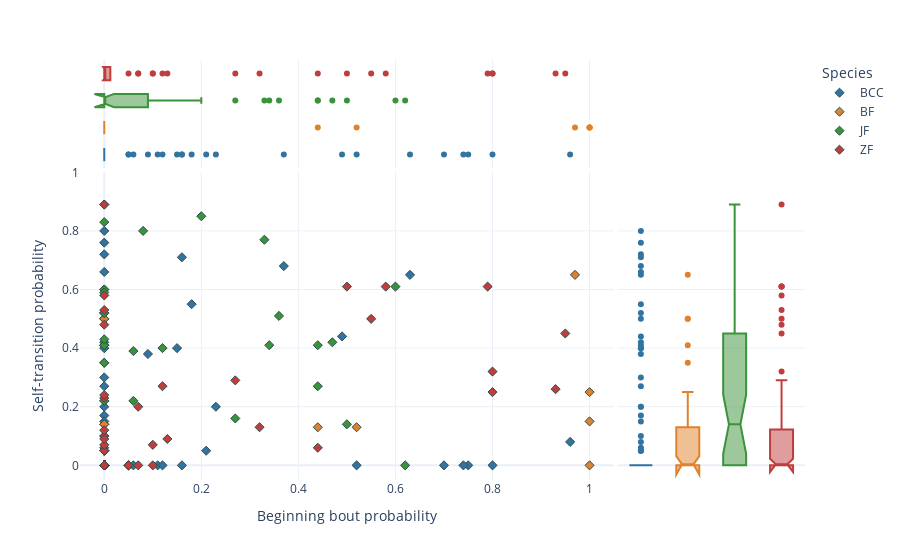

Here is the notebook cell this chart was saved with:
### Code cell
from IPython.display import Image

fig = px.scatter(data, x="Beginning bout probability", y="Self-transition probability", template="plotly_white",
    color="Species", marginal_x="box", marginal_y="box", range_x=[-0.05, 1.05], range_y=[-0.05, 1], color_discrete_sequence = ["#3274a1", "#e1812c", "#3a923a", "#c03d3e"])

fig.update_traces(
    marker=dict(size=7, symbol="diamond", line=dict(width=1, color="DarkSlateGrey")),
    selector=dict(mode="markers"),)

#fig.write_image("Start-Self trans.png")
img_bytes = fig.to_image(format="png", width=1200, height=1200, scale=5)
Image(img_bytes)

#fig.write_image("15 Start-Self trans prob marginal boxplot.png")

fig.show()

### Figure 1 — Plotly figure (JSON) as saved in the notebook; plotly's stock layout.template omitted (floating-point values rounded to 4 significant figures)
{"data": [{"hovertemplate": "Species=BCC<br>Beginning bout probability=%{x}<br>Self-transition probability=%{y}<extra></extra>", "legendgroup": "BCC", "marker": {"color": "#3274a1", "line": {"color": "DarkSlateGrey", "width": 1}, "size": 7, "symbol": "diamond"}, "mode": "markers", "name": "BCC", "orientation": "v", "showlegend": true, "type": "scatter", "x": [0, 0.8, 0, 0, 0, 0, 0, 0, 0, 0, 0, 0, 0, 0, 0, 0.05, 0, 0, 0.15, 0, 0.05, 0.21, 0.63, 0, 0, 0, 0, 0, 0, 0, 0, 0, 0, 0.11, 0, 0, 0.12, 0.37, 0.49, 0, 0, 0, 0, 0, 0, 0, 0, 0, 0.96, 0, 0, 0, 0, 0, 0, 0, 0, 0, 0, 0, 0, 0, 0, 0, 0.16, 0.06, 0.52, 0.16, 0, 0, 0, 0, 0, 0, 0, 0, 0, 0, 0, 0, 0, 0, 0.75, 0, 0, 0, 0, 0, 0, 0, 0, 0, 0, 0, 0, 0, 0, 0.18, 0, 0.74, 0, 0, 0, 0, 0, 0, 0, 0.23, 0, 0, 0.09, 0.7, 0, 0, 0, 0, 0, 0, 0, 0, 0], "xaxis": "x", "y": [0, 0, 0, 0, 0, 0, 0, 0, 0, 0, 0, 0, 0, 0, 0, 0, 0, 0.41, 0.4, 0, 0, 0.05, 0.65, 0, 0, 0, 0, 0, 0, 0, 0, 0, 0, 0, 0, 0, 0, 0.68, 0.44, 0, 0.06, 0.17, 0, 0, 0.4, 0, 0.76, 0, 0.08, 0, 0, 0, 0, 0, 0, 0, 0.15, 0.72, 0, 0, 0.8, 0, 0, 0, 0.71, 0, 0, 0, 0.5, 0, 0, 0, 0.66, 0, 0, 0, 0, 0, 0, 0, 0, 0, 0, 0, 0, 0, 0.05, 0, 0, 0, 0, 0, 0, 0, 0, 0, 0, 0.55, 0, 0, 0, 0, 0, 0, 0, 0, 0.05, 0.2, 0, 0, 0.38, 0, 0, 0.42, 0.3, 0.1, 0.2, 0.27, 0, 0, 0.52], "yaxis": "y"}, {"alignmentgroup": "True", "hovertemplate": "Species=BCC<br>Beginning bout probability=%{x}<extra></extra>", "legendgroup": "BCC", "marker": {"color": "#3274a1", "symbol": "circle"}, "name": "BCC", "notched": true, "offsetgroup": "BCC", "showlegend": false, "type": "box", "x": [0, 0.8, 0, 0, 0, 0, 0, 0, 0, 0, 0, 0, 0, 0, 0, 0.05, 0, 0, 0.15, 0, 0.05, 0.21, 0.63, 0, 0, 0, 0, 0, 0, 0, 0, 0, 0, 0.11, 0, 0, 0.12, 0.37, 0.49, 0, 0, 0, 0, 0, 0, 0, 0, 0, 0.96, 0, 0, 0, 0, 0, 0, 0, 0, 0, 0, 0, 0, 0, 0, 0, 0.16, 0.06, 0.52, 0.16, 0, 0, 0, 0, 0, 0, 0, 0, 0, 0, 0, 0, 0, 0, 0.75, 0, 0, 0, 0, 0, 0, 0, 0, 0, 0, 0, 0, 0, 0, 0.18, 0, 0.74, 0, 0, 0, 0, 0, 0, 0, 0.23, 0, 0, 0.09, 0.7, 0, 0, 0, 0, 0, 0, 0, 0, 0], "xaxis": "x3", "yaxis": "y3"}, {"alignmentgroup": "True", "hovertemplate": "Species=BCC<br>Self-transition probability=%{y}<extra></extra>", "legendgroup": "BCC", "marker": {"color": "#3274a1", "symbol": "circle"}, "name": "BCC", "notched": true, "offsetgroup": "BCC", "showlegend": false, "type": "box", "xaxis": "x2", "y": [0, 0, 0, 0, 0, 0, 0, 0, 0, 0, 0, 0, 0, 0, 0, 0, 0, 0.41, 0.4, 0, 0, 0.05, 0.65, 0, 0, 0, 0, 0, 0, 0, 0, 0, 0, 0, 0, 0, 0, 0.68, 0.44, 0, 0.06, 0.17, 0, 0, 0.4, 0, 0.76, 0, 0.08, 0, 0, 0, 0, 0, 0, 0, 0.15, 0.72, 0, 0, 0.8, 0, 0, 0, 0.71, 0, 0, 0, 0.5, 0, 0, 0, 0.66, 0, 0, 0, 0, 0, 0, 0, 0, 0, 0, 0, 0, 0, 0.05, 0, 0, 0, 0, 0, 0, 0, 0, 0, 0, 0.55, 0, 0, 0, 0, 0, 0, 0, 0, 0.05, 0.2, 0, 0, 0.38, 0, 0, 0.42, 0.3, 0.1, 0.2, 0.27, 0, 0, 0.52], "yaxis": "y2"}, {"hovertemplate": "Species=BF<br>Beginning bout probability=%{x}<br>Self-transition probability=%{y}<extra></extra>", "legendgroup": "BF", "marker": {"color": "#e1812c", "line": {"color": "DarkSlateGrey", "width": 1}, "size": 7, "symbol": "diamond"}, "mode": "markers", "name": "BF", "orientation": "v", "showlegend": true, "type": "scatter", "x": [0, 1, 0, 0, 0, 0, 0, 0, 0, 0, 0.44, 0, 0.52, 0, 0, 0, 0, 0, 0, 0, 1, 0, 0, 0, 0, 0, 0, 1, 0, 0, 0, 0, 0, 0, 0, 0.97, 0, 0, 0, 0, 0, 0], "xaxis": "x", "y": [0, 0.25, 0.22, 0, 0, 0.5, 0, 0, 0, 0, 0.13, 0.14, 0.13, 0, 0, 0, 0, 0, 0, 0, 0, 0, 0, 0.35, 0, 0, 0, 0.15, 0, 0.14, 0, 0.41, 0, 0.05, 0, 0.65, 0, 0, 0.5, 0, 0, 0], "yaxis": "y"}, {"alignmentgroup": "True", "hovertemplate": "Species=BF<br>Beginning bout probability=%{x}<extra></extra>", "legendgroup": "BF", "marker": {"color": "#e1812c", "symbol": "circle"}, "name": "BF", "notched": true, "offsetgroup": "BF", "showlegend": false, "type": "box", "x": [0, 1, 0, 0, 0, 0, 0, 0, 0, 0, 0.44, 0, 0.52, 0, 0, 0, 0, 0, 0, 0, 1, 0, 0, 0, 0, 0, 0, 1, 0, 0, 0, 0, 0, 0, 0, 0.97, 0, 0, 0, 0, 0, 0], "xaxis": "x3", "yaxis": "y3"}, {"alignmentgroup": "True", "hovertemplate": "Species=BF<br>Self-transition probability=%{y}<extra></extra>", "legendgroup": "BF", "marker": {"color": "#e1812c", "symbol": "circle"}, "name": "BF", "notched": true, "offsetgroup": "BF", "showlegend": false, "type": "box", "xaxis": "x2", "y": [0, 0.25, 0.22, 0, 0, 0.5, 0, 0, 0, 0, 0.13, 0.14, 0.13, 0, 0, 0, 0, 0, 0, 0, 0, 0, 0, 0.35, 0, 0, 0, 0.15, 0, 0.14, 0, 0.41, 0, 0.05, 0, 0.65, 0, 0, 0.5, 0, 0, 0], "yaxis": "y2"}, {"hovertemplate": "Species=JF<br>Beginning bout probability=%{x}<br>Self-transition probability=%{y}<extra></extra>", "legendgroup": "JF", "marker": {"color": "#3a923a", "line": {"color": "DarkSlateGrey", "width": 1}, "size": 7, "symbol": "diamond"}, "mode": "markers", "name": "JF", "orientation": "v", "showlegend": true, "type": "scatter", "x": [0, 0.62, 0, 0, 0, 0, 0, 0.34, 0, 0.44, 0.44, 0, 0, 0, 0.06, 0.06, 0, 0, 0, 0, 0.6, 0.36, 0, 0, 0, 0, 0, 0, 0, 0.27, 0.5, 0, 0, 0, 0, 0, 0, 0.12, 0.08, 0, 0.47, 0.33, 0, 0, 0, 0, 0, 0, 0.2], "xaxis": "x", "y": [0, 0, 0, 0, 0, 0.41, 0, 0.41, 0, 0.27, 0.41, 0.05, 0.43, 0, 0.22, 0.39, 0, 0, 0, 0, 0.61, 0.51, 0.83, 0.6, 0, 0, 0.89, 0, 0, 0.16, 0.14, 0.35, 0, 0.22, 0, 0, 0.52, 0.4, 0.8, 0, 0.42, 0.77, 0.52, 0, 0.6, 0, 0.59, 0, 0.85], "yaxis": "y"}, {"alignmentgroup": "True", "hovertemplate": "Species=JF<br>Beginning bout probability=%{x}<extra></extra>", "legendgroup": "JF", "marker": {"color": "#3a923a", "symbol": "circle"}, "name": "JF", "notched": true, "offsetgroup": "JF", "showlegend": false, "type": "box", "x": [0, 0.62, 0, 0, 0, 0, 0, 0.34, 0, 0.44, 0.44, 0, 0, 0, 0.06, 0.06, 0, 0, 0, 0, 0.6, 0.36, 0, 0, 0, 0, 0, 0, 0, 0.27, 0.5, 0, 0, 0, 0, 0, 0, 0.12, 0.08, 0, 0.47, 0.33, 0, 0, 0, 0, 0, 0, 0.2], "xaxis": "x3", "yaxis": "y3"}, {"alignmentgroup": "True", "hovertemplate": "Species=JF<br>Self-transition probability=%{y}<extra></extra>", "legendgroup": "JF", "marker": {"color": "#3a923a", "symbol": "circle"}, "name": "JF", "notched": true, "offsetgroup": "JF", "showlegend": false, "type": "box", "xaxis": "x2", "y": [0, 0, 0, 0, 0, 0.41, 0, 0.41, 0, 0.27, 0.41, 0.05, 0.43, 0, 0.22, 0.39, 0, 0, 0, 0, 0.61, 0.51, 0.83, 0.6, 0, 0, 0.89, 0, 0, 0.16, 0.14, 0.35, 0, 0.22, 0, 0, 0.52, 0.4, 0.8, 0, 0.42, 0.77, 0.52, 0, 0.6, 0, 0.59, 0, 0.85], "yaxis": "y2"}, {"hovertemplate": "Species=ZF<br>Beginning bout probability=%{x}<br>Self-transition probability=%{y}<extra></extra>", "legendgroup": "ZF", "marker": {"color": "#c03d3e", "line": {"color": "DarkSlateGrey", "width": 1}, "size": 7, "symbol": "diamond"}, "mode": "markers", "name": "ZF", "orientation": "v", "showlegend": true, "type": "scatter", "x": [0, 0.1, 0.79, 0, 0, 0, 0, 0, 0.07, 0, 0, 0, 0, 0.32, 0.58, 0, 0, 0, 0, 0, 0, 0, 0, 0, 0.8, 0, 0.13, 0, 0, 0.8, 0, 0, 0.12, 0, 0, 0, 0, 0, 0, 0.55, 0, 0, 0, 0, 0, 0.44, 0, 0.95, 0, 0, 0, 0, 0.05, 0, 0, 0.93, 0, 0, 0, 0, 0, 0.07, 0, 0, 0.5, 0, 0, 0, 0, 0, 0.1, 0.27, 0], "xaxis": "x", "y": [0, 0, 0.61, 0, 0, 0, 0.1, 0, 0.2, 0, 0, 0, 0, 0.13, 0.61, 0, 0, 0.58, 0, 0.23, 0, 0, 0.05, 0.07, 0.32, 0, 0.09, 0, 0, 0.25, 0, 0, 0.27, 0, 0, 0, 0, 0, 0, 0.5, 0, 0, 0, 0.53, 0, 0.06, 0, 0.45, 0.12, 0, 0, 0, 0, 0.09, 0, 0.26, 0.24, 0, 0, 0, 0, 0, 0.48, 0, 0.61, 0, 0, 0, 0, 0, 0.07, 0.29, 0.89], "yaxis": "y"}, {"alignmentgroup": "True", "hovertemplate": "Species=ZF<br>Beginning bout probability=%{x}<extra></extra>", "legendgroup": "ZF", "marker": {"color": "#c03d3e", "symbol": "circle"}, "name": "ZF", "notched": true, "offsetgroup": "ZF", "showlegend": false, "type": "box", "x": [0, 0.1, 0.79, 0, 0, 0, 0, 0, 0.07, 0, 0, 0, 0, 0.32, 0.58, 0, 0, 0, 0, 0, 0, 0, 0, 0, 0.8, 0, 0.13, 0, 0, 0.8, 0, 0, 0.12, 0, 0, 0, 0, 0, 0, 0.55, 0, 0, 0, 0, 0, 0.44, 0, 0.95, 0, 0, 0, 0, 0.05, 0, 0, 0.93, 0, 0, 0, 0, 0, 0.07, 0, 0, 0.5, 0, 0, 0, 0, 0, 0.1, 0.27, 0], "xaxis": "x3", "yaxis": "y3"}, {"alignmentgroup": "True", "hovertemplate": "Species=ZF<br>Self-transition probability=%{y}<extra></extra>", "legendgroup": "ZF", "marker": {"color": "#c03d3e", "symbol": "circle"}, "name": "ZF", "notched": true, "offsetgroup": "ZF", "showlegend": false, "type": "box", "xaxis": "x2", "y": [0, 0, 0.61, 0, 0, 0, 0.1, 0, 0.2, 0, 0, 0, 0, 0.13, 0.61, 0, 0, 0.58, 0, 0.23, 0, 0, 0.05, 0.07, 0.32, 0, 0.09, 0, 0, 0.25, 0, 0, 0.27, 0, 0, 0, 0, 0, 0, 0.5, 0, 0, 0, 0.53, 0, 0.06, 0, 0.45, 0.12, 0, 0, 0, 0, 0.09, 0, 0.26, 0.24, 0, 0, 0, 0, 0, 0.48, 0, 0.61, 0, 0, 0, 0, 0, 0.07, 0.29, 0.89], "yaxis": "y2"}], "layout": {"legend": {"title": {"text": "Species"}, "tracegroupgap": 0}, "margin": {"t": 60}, "xaxis": {"anchor": "y", "domain": [0, 0.7363], "range": [-0.05, 1.05], "title": {"text": "Beginning bout probability"}}, "xaxis2": {"anchor": "y2", "domain": [0.7413, 1], "matches": "x2", "showgrid": false, "showline": false, "showticklabels": false, "ticks": ""}, "xaxis3": {"anchor": "y3", "domain": [0, 0.7363], "matches": "x", "showgrid": true, "showticklabels": false}, "xaxis4": {"anchor": "y4", "domain": [0.7413, 1], "matches": "x2", "showgrid": false, "showline": false, "showticklabels": false, "ticks": ""}, "yaxis": {"anchor": "x", "domain": [0, 0.7326], "range": [-0.05, 1], "title": {"text": "Self-transition probability"}}, "yaxis2": {"anchor": "x2", "domain": [0, 0.7326], "matches": "y", "showgrid": true, "showticklabels": false}, "yaxis3": {"anchor": "x3", "domain": [0.7426, 1], "matches": "y3", "showgrid": false, "showline": false, "showticklabels": false, "ticks": ""}, "yaxis4": {"anchor": "x4", "domain": [0.7426, 1], "matches": "y3", "showgrid": true, "showline": false, "showticklabels": false, "ticks": ""}}}
